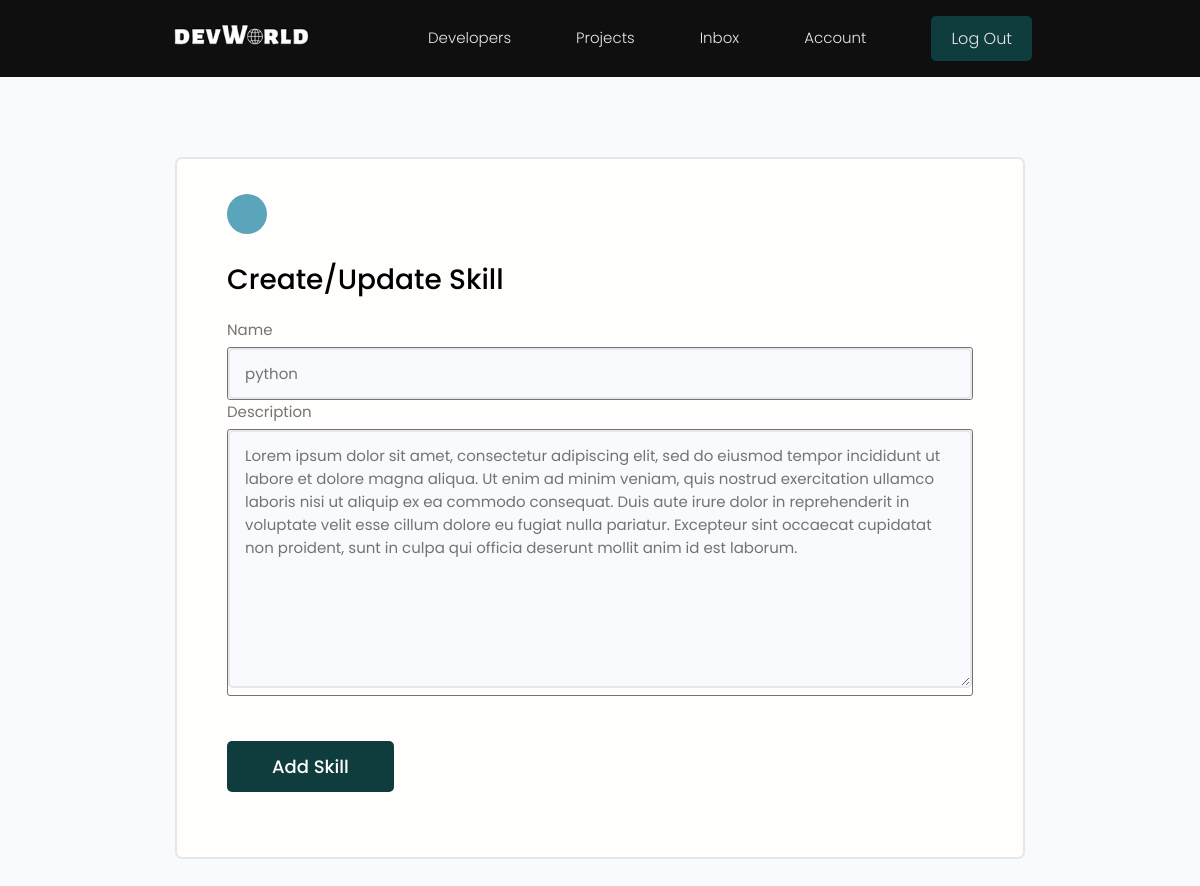
Page /update-skill/e81a015e-00c5-4153-bf9a-b809249858d2/ (signed in) on the committed database.
### users/models.py (models this page shows, shortened)
class Skill(models.Model):
    owner = models.ForeignKey(Profile, on_delete=models.CASCADE, blank=True, null=True)
    name = models.CharField(max_length=200, blank=True, null=True)
    description = models.TextField(blank=True, null=True)
    created = models.DateTimeField(auto_now_add=True)
    id = models.UUIDField(default=uuid.uuid4, unique=True, primary_key=True, editable=False)

### users/views.py (the view)
# urls.py: path('update-skill/<str:pk>/', views.updateSkill, name='update-skill'),
@login_required(login_url="login")
def updateSkill(request, pk):
    profile = request.user.profile
    currentSkill = instance=profile.skill_set.get(id=pk)
    form = SkillsForm(instance=currentSkill)
    if request.method == 'POST':
        form = SkillsForm(request.POST, instance=currentSkill)
        if form.is_valid():
            form.save()
            messages.success(request, 'Skill updated successfully')
            return redirect('account')
    context = {'form': form}
    return render(request, 'users/skill_form.html', context)

### users/forms.py
class SkillsForm(ModelForm):
    class Meta:
        model = Skill
        fields = ['name', 'description']
    def __init__(self, *args, **kwargs):
        super(SkillsForm, self).__init__(*args, **kwargs)
        for name, field in self.fields.items():
            field.widget.attrs.update({'class': 'input input--text'})

### users/templates/users/skill_form.html (shortened to what this page needs)
{% extends 'main.html' %}
{% block content %}
<main class="formPage my-xl">
    <div class="content-box">
        <div class="formWrapper">
            <a class="backButton" href="{% url 'account' %}"></a>
            <br>
            <form class="form" method="POST">
                <h4 style="color: black;">Create/Update Skill</h4>
                <div class="form__field">
                    {% for field in form %}
                    <label for="formInput#text">
                        {{ field.label }}
                    </label>
                    <div class="border-input-black">{{ field }}</div>
                    {% endfor %}
                </div>
                <input class="btn btn--sub btn--lg  my-md" type="submit" value="Add Skill" />
            </form>
        </div>
    </div>
</main>
{% endblock %}

### static/styles/app.css (style rules this page uses)
:root { --color-sub: #100F0F; }
.btn--sub { background-color: var(--color-sub-lighter); }
.content-box { width: 95%; max-width: 85rem; margin: 0 auto; }
.backButton { background: var(--color-main); color: var(--color-main-light); width: 4rem; height: 4rem; display: flex; align-items: center; justify-content: center; border-radius: 50%; }
.formPage .formWrapper { list-style: none; background: var(--color-white); padding: 3.5rem 5rem; border: 2px solid var(--color-light); border-radius: 0.7rem; }
.border-input-black { border: 1px solid; border-radius: 3px; }

### static/uikit/styles/modules/_variables.css (style rules this page uses)
:root { --color-main: #5aa5b9; --color-main-light: #e6faff; --color-sub: #100F0F; --color-sub-light: #51546e; --color-sub-lighter: #0F3D3E; --color-text: #737373; --color-gray: #8b8b8b; --color-light: #e5e7eb; --color-light-gray: #767676; --color-bg: #f8fafd; --color-white: #fffefd; --color-white-light: #f3f3f3; --color-success: #359e64; --color-success-bg: #def8e8; --color-error: #fc4b0b; --color-error-bg: #fff2ee; --font-base: 'Poppins', arial, helvetica, 'Segoe UI', roboto, ubuntu, sans-serif; --font-monospace: 'Fira Code', 'Courier New', courier, monospace; --font-regular: 300; --font-medium: 500; --font-bold: 700; --generic-shadow: 1px 1px 5px #00000010; --generic-transition: all 0.3s ease-in-out; }

### static/uikit/styles/modules/_base.css (style rules this page uses)
* { margin: 0; padding: 0; box-sizing: border-box; text-rendering: optimizeLegibility; color: inherit; font-size: inherit; }
html { font-size: 50%; }
@media only screen and (min-width: 480px) { html { font-size: 56.25%; } }
@media only screen and (min-width: 1200px) { html { font-size: 62.5%; } }
body { line-height: 1.6; font-weight: 400; font-size: 1.5rem; color: var(--color-text); background-color: var(--color-bg); min-height: 100vh; }

### static/uikit/styles/modules/_typography.css (style rules this page uses)
* { font-family: var(--font-base); }
h4 { font-size: 2.8rem; font-weight: var(--font-medium); }
a { padding-bottom: 2px; text-decoration: none; display: inline-block; color: var(--color-main); font-weight: var(--font-medium); }

### static/uikit/styles/modules/_utilities.css (style rules this page uses)
.my-md { margin: 3rem auto; }
.my-xl { margin: 8rem auto; }

### static/uikit/styles/modules/_button.css (style rules this page uses)
.btn { display: inline-block; position: relative; cursor: pointer; background-color: var(--color-light); font-weight: var(--font-medium); color: var(--color-sub); text-decoration: none; padding: 1rem 2rem; border-radius: 0.5rem; border: none; width: -webkit-fit-content; width: -moz-fit-content; width: fit-content; height: -webkit-fit-content; height: -moz-fit-content; height: fit-content; font-size: 1.6rem; outline-width: 0; outline-color: transparent; -webkit-backface-visibility: hidden; backface-visibility: hidden; transition: all 0.3s ease-in-out; }
.btn--sub { background-color: var(--color-sub); color: var(--color-white); }
.btn--lg { font-size: 1.8rem; padding: 1.2rem 4.5rem; }

### static/uikit/styles/modules/_form.css (style rules this page uses)
.form { display: block; }
.form__field { margin-top: 1.5rem; margin-bottom: 1.5rem; }
.form__label, .form__field > label { display: block; margin-bottom: 0.5rem; color: var(--color-text); }
input.input[type='text'], input.input[type='email'], input.input[type='password'], input.input[type='number'], select.input, textarea.input { min-width: 24rem; width: 100%; padding: 1.2rem 1.5rem; border-radius: 0.5rem; border: 2px solid var(--color-light); transition: all 0.3s ease-in-out; background-color: var(--color-bg); }

### rows in the picture
Skill: form "python" "Lorem ipsum dolor sit amet, consectetur adipiscing elit, sed do eiusmod tempor incididunt ut labore et dolore magna aliqua. Ut enim ad minim veniam, quis nostrud exercitation ullamco laboris nisi ut aliquip ex ea commodo consequat. Duis aute irure dolor in reprehenderit in voluptate velit esse cillum dolore eu fugiat nulla pariatur. Excepteur sint occaecat cupidatat non proident, sunt in culpa qui officia deserunt mollit anim id est laborum."

### other values in the picture
{{ field.label }} "Name" "Description"
